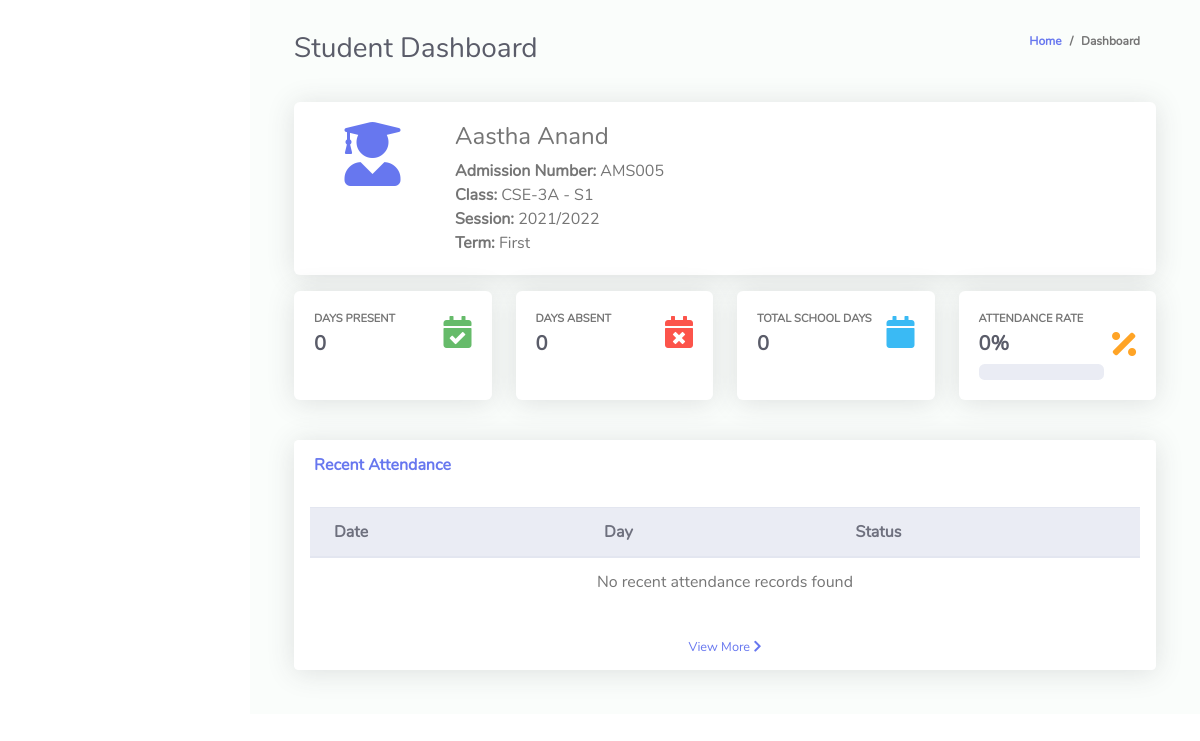
Screenshot of /student/index.php (signed in) with the database file from the repository.
### tables this page shows
CREATE TABLE `tblstudents` (
  `Id` int(10) NOT NULL AUTO_INCREMENT,
  `firstName` varchar(255) NOT NULL,
  `lastName` varchar(255) NOT NULL,
  `otherName` varchar(255) NOT NULL,
  `admissionNumber` varchar(255) NOT NULL,
  `password` varchar(50) NOT NULL,
  `classId` varchar(10) NOT NULL,
  `classArmId` varchar(10) NOT NULL,
  `dateCreated` varchar(50) NOT NULL,
  PRIMARY KEY (`Id`)
);

CREATE TABLE `tblclass` (
  `Id` int(10) NOT NULL AUTO_INCREMENT,
  `className` varchar(255) NOT NULL,
  PRIMARY KEY (`Id`)
);

CREATE TABLE `tblclassarms` (
  `Id` int(10) NOT NULL AUTO_INCREMENT,
  `classId` varchar(10) NOT NULL,
  `classArmName` varchar(255) NOT NULL,
  `isAssigned` varchar(10) NOT NULL,
  PRIMARY KEY (`Id`)
);

CREATE TABLE `tblsessionterm` (
  `Id` int(10) NOT NULL AUTO_INCREMENT,
  `sessionName` varchar(50) NOT NULL,
  `termId` varchar(50) NOT NULL,
  `isActive` varchar(10) NOT NULL,
  `dateCreated` varchar(50) NOT NULL,
  PRIMARY KEY (`Id`)
);

CREATE TABLE `tblterm` (
  `Id` int(10) NOT NULL AUTO_INCREMENT,
  `termName` varchar(20) NOT NULL,
  PRIMARY KEY (`Id`)
);

### student/index.php (the view, shortened to what this page needs)
<?php
include '../Includes/dbcon.php';
$query = "SELECT tblclass.className, tblclassarms.classArmName, tblstudents.firstName, tblstudents.lastName, tblstudents.admissionNumber
          FROM tblstudents
          INNER JOIN tblclass ON tblclass.Id = tblstudents.classId
          INNER JOIN tblclassarms ON tblclassarms.Id = tblstudents.classArmId
          WHERE tblstudents.Id = ?";
$stmt = $conn->prepare($query);
$stmt->bind_param('i', $_SESSION['userId']);
$stmt->execute();
$rs = $stmt->get_result();
if ($rs->num_rows > 0) {
    $student = $rs->fetch_assoc();
} else {
    echo "No data found for this student.";
    exit;
}
$querySession = "SELECT sessionName, termId FROM tblsessionterm WHERE isActive = 1";
$resultSession = $conn->query($querySession);
$activeSession = $resultSession->fetch_assoc();
$currentSession = $activeSession['sessionName'] ?? "Unknown";
if (isset($activeSession['termId'])) {
    $queryTerm = "SELECT termName FROM tblterm WHERE Id = " . $activeSession['termId'];
    $resultTerm = $conn->query($queryTerm);
    $termData = $resultTerm->fetch_assoc();
    $currentTerm = $termData['termName'] ?? "Unknown";
} else {
    $currentTerm = "Unknown";
}
$queryAttendance = "SELECT COUNT(*) as totalDays FROM tblattendance
                    WHERE admissionNo = ? AND status = 1";
$stmtAttendance = $conn->prepare($queryAttendance);
$stmtAttendance->bind_param('s', $student['admissionNumber']);
$stmtAttendance->execute();
$resultAttendance = $stmtAttendance->get_result();
$attendanceData = $resultAttendance->fetch_assoc();
$totalPresent = $attendanceData['totalDays'];
$queryAbsence = "SELECT COUNT(*) as totalAbsent FROM tblattendance
                WHERE admissionNo = ? AND status = 0";
$stmtAbsence = $conn->prepare($queryAbsence);
$stmtAbsence->bind_param('s', $student['admissionNumber']);
$stmtAbsence->execute();
$resultAbsence = $stmtAbsence->get_result();
$absenceData = $resultAbsence->fetch_assoc();
$totalAbsent = $absenceData['totalAbsent'];
$totalSchoolDays = $totalPresent + $totalAbsent;
$attendancePercentage = $totalSchoolDays > 0 ? round(($totalPresent / $totalSchoolDays) * 100) : 0;
?>
<!DOCTYPE html>
<html lang="en">
<head>
  <link href="../vendor/fontawesome-free/css/all.min.css" rel="stylesheet" type="text/css">
  <link href="../vendor/bootstrap/css/bootstrap.min.css" rel="stylesheet" type="text/css">
  <link href="css/ruang-admin.min.css" rel="stylesheet">
  <link href="custom.css" rel="stylesheet">
</head>
<body id="page-top">
  <div id="wrapper">
    <div id="content-wrapper" class="d-flex flex-column">
      <div id="content">
        <div class="container-fluid" id="container-wrapper">
          <div class="d-sm-flex align-items-center justify-content-between mb-4">
            <h1 class="h3 mb-0 text-gray-800">Student Dashboard</h1>
            <ol class="breadcrumb">
              <li class="breadcrumb-item"><a href="./">Home</a></li>
              <li class="breadcrumb-item active" aria-current="page">Dashboard</li>
            </ol>
          </div>
          <div class="row mb-3">
            <div class="col-12">
              <div class="card">
                <div class="card-body">
                  <div class="row">
                    <div class="col-md-2 text-center">
                      <i class="fas fa-user-graduate fa-4x text-primary mb-3"></i>
                    </div>
                    <div class="col-md-10">
                      <h4><?php echo htmlspecialchars($student['firstName'] . ' ' . $student['lastName']); ?></h4>
                      <p class="mb-0"><strong>Admission Number:</strong> <?php echo htmlspecialchars($student['admissionNumber']); ?></p>
                      <p class="mb-0"><strong>Class:</strong> <?php echo htmlspecialchars($student['className'] . ' - ' . $student['classArmName']); ?></p>
                      <p class="mb-0"><strong>Session:</strong> <?php echo htmlspecialchars($currentSession); ?></p>
                      <p class="mb-0"><strong>Term:</strong> <?php echo htmlspecialchars($currentTerm); ?></p>
                    </div>
                  </div>
                </div>
              </div>
            </div>
          </div>
          <div class="row mb-3">
            <div class="col-xl-3 col-md-6 mb-4">
              <div class="card h-100">
                <div class="card-body">
                  <div class="row no-gutters align-items-center">
                    <div class="col mr-2">
                      <div class="text-xs font-weight-bold text-uppercase mb-1">Days Present</div>
                      <div class="h5 mb-0 mr-3 font-weight-bold text-gray-800"><?php echo $totalPresent; ?></div>
                    </div>
                    <div class="col-auto">
                      <i class="fas fa-calendar-check fa-2x text-success"></i>
                    </div>
                  </div>
                </div>
              </div>
            </div>
            <div class="col-xl-3 col-md-6 mb-4">
              <div class="card h-100">
                <div class="card-body">
                  <div class="row align-items-center">
                    <div class="col mr-2">
                      <div class="text-xs font-weight-bold text-uppercase mb-1">Days Absent</div>
                      <div class="h5 mb-0 font-weight-bold text-gray-800"><?php echo $totalAbsent; ?></div>
                    </div>
                    <div class="col-auto">
                      <i class="fas fa-calendar-times fa-2x text-danger"></i>
                    </div>
                  </div>
                </div>
              </div>
            </div>
            <div class="col-xl-3 col-md-6 mb-4">
              <div class="card h-100">
                <div class="card-body">
                  <div class="row no-gutters align-items-center">
                    <div class="col mr-2">
                      <div class="text-xs font-weight-bold text-uppercase mb-1">Total School Days</div>
                      <div class="h5 mb-0 font-weight-bold text-gray-800"><?php echo $totalSchoolDays; ?></div>
                    </div>
                    <div class="col-auto">
                      <i class="fas fa-calendar fa-2x text-info"></i>
                    </div>
                  </div>
                </div>
              </div>
            </div>
            <div class="col-xl-3 col-md-6 mb-4">
              <div class="card h-100">
                <div class="card-body">
                  <div class="row no-gutters align-items-center">
                    <div class="col mr-2">
                      <div class="text-xs font-weight-bold text-uppercase mb-1">Attendance Rate</div>
                      <div class="h5 mb-0 font-weight-bold text-gray-800"><?php echo $attendancePercentage; ?>%</div>
                      <div class="progress mt-2">
                      </div>
                    </div>
                    <div class="col-auto">
                      <i class="fas fa-percentage fa-2x text-warning"></i>
                    </div>
                  </div>
                </div>
              </div>
            </div>
          </div>
          <div class="row">
            <div class="col-lg-12">
              <div class="card mb-4">
                <div class="card-header py-3 d-flex flex-row align-items-center justify-content-between">
                  <h6 class="m-0 font-weight-bold text-primary">Recent Attendance</h6>
                </div>
                <div class="table-responsive p-3">
                  <table class="table align-items-center table-flush table-hover">
                    <thead class="thead-light">
                      <tr>
                        <th>Date</th>
                        <th>Day</th>
                        <th>Status</th>
                      </tr>
                    </thead>
                    <tbody>
                      <?php
                      $recentQuery = "SELECT dateTimeTaken, status FROM tblattendance
                                      WHERE admissionNo = ?
                                      ORDER BY dateTimeTaken DESC LIMIT 5";
                      $stmtRecent = $conn->prepare($recentQuery);
                      $stmtRecent->bind_param('s', $student['admissionNumber']);
                      $stmtRecent->execute();
                      $recentResult = $stmtRecent->get_result();
                      if ($recentResult->num_rows > 0) {
                          while ($row = $recentResult->fetch_assoc()) {
                              $date = date('Y-m-d', strtotime($row['dateTimeTaken']));
                              $day = date('l', strtotime($row['dateTimeTaken']));
                              $status = $row['status'] == 1 ? '<span class="badge badge-success">Present</span>' : '<span class="badge badge-danger">Absent</span>';
                              echo '<tr>
                                      <td>' . htmlspecialchars($date) . '</td>
                                      <td>' . htmlspecialchars($day) . '</td>
                                      <td>' . $status . '</td>
                                    </tr>';
                          }
                      } else {
                          echo '<tr><td colspan="3" class="text-center">No recent attendance records found</td></tr>';
                      }
                      ?>
                    </tbody>
                  </table>
                </div>
                <div class="card-footer text-center">
                  <a class="m-0 small text-primary card-link" href="student-attendance-custom.php">View More <i class="fas fa-chevron-right"></i></a>
                </div>
              </div>
            </div>
          </div>
        </div>
      </div>
    </div>
  </div>
</body>
</html>

### student/custom.css (style rules this page uses)
#wrapper { display: flex; flex-direction: row; }
#content-wrapper { margin-left: 250px; flex: 1; padding: 20px; overflow-x: hidden; }

### rows the page displays
tblstudents: firstName+lastName "Aastha Anand", admissionNumber "AMS005", classId.classArmName "CSE-3A - S1"
tblsessionterm: sessionName "2021/2022"
tblterm: termName "First"

### other values shown
$totalPresent "0"
$totalAbsent "0"
$totalSchoolDays "0"
$attendancePercentage "0"
